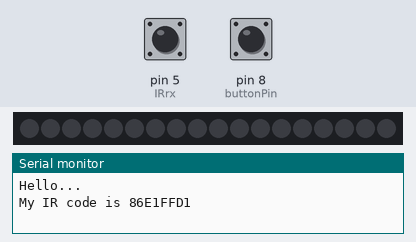
A sketch run on a simulated Arduino Uno, built with avr-gcc and run on an emulated ATmega328P. On the bench: 18 RGB LEDs in strip order, left to right, the last lines printed to the serial monitor. The inputs (shaded band) are chosen by the test bench; at power-on: pin 5 (IRrx) HIGH, pin 8 (buttonPin) LOW. Dim RGB values are drawn brighter than linear.

Above: at 1.3 s.
1.4 s: pin 5 (IRrx) pulsed LOW 2 times (0.12 s each, 0.3 s apart)
At 1.59 s:
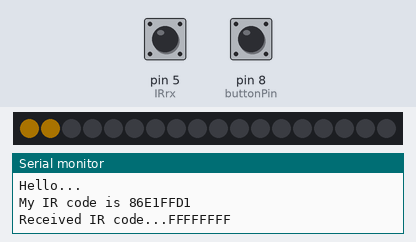
At 2.41 s:
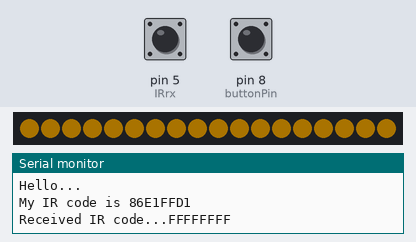
Timing chart, 0 to 4.4 s (numbered marks = the images above; inputs shaded):
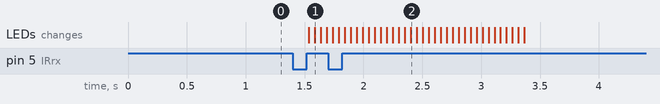

The sketch:

Qbadge-classic-networking.ino
```cpp
//******* Button *********//
const int buttonPin = 8;
int buttonVal = LOW;

//******** Neopixel *********** //
#include <Adafruit_NeoPixel.h>
#include <avr/power.h>

#define NEOPIXEL_PIN 4
#define NUM_LEDS 18
Adafruit_NeoPixel strip = Adafruit_NeoPixel(NUM_LEDS, NEOPIXEL_PIN, NEO_GRB + NEO_KHZ800);
int delayVal = 50;

uint32_t blue          = strip.Color(0, 0, 255);
uint32_t hot_pink      = strip.Color(48, 0, 24);
uint32_t magenta       = strip.Color(24, 0, 24);
uint32_t purple        = strip.Color(17, 0, 44);
uint32_t yellowOrange  = strip.Color(44, 30, 0);
uint32_t turquoise     = strip.Color(0, 50, 24);
uint32_t green         = strip.Color(0, 24, 0);

//******** IR Receive **********//
#include <IRremote.h>

// We need to use the 'raw' pin reading methods because timing is very important here
// and the digitalRead() procedure is slower!
#define IRrx_PIN_VECTOR PIND
#define IRrx 5

#define MAXPULSE    5000  // the maximum pulse we'll listen for - 5 milliseconds
#define NUMPULSES    50  // max IR pulse pairs to sample
#define RESOLUTION     2  // // time between IR measurements

// store up to 50 pulse pairs (this is -a lot-)
uint16_t pulses[NUMPULSES][2]; // pair is high and low pulse
uint16_t currentpulse = 0; // index for pulses we're storing
uint32_t irCode = 0;

//********* IR Send *********//
const uint32_t IR_REMOTE_POWER     = 0x8322A15E;
const uint32_t IR_REMOTE_SELECT    = 0x8322A659;
const uint32_t IR_REMOTE_MUTE      = 0x8322AE51;
const uint32_t IR_REMOTE_V_UP      = 0x8322A25D;
const uint32_t IR_REMOTE_V_DOWN    = 0x8322A35C;
const uint32_t IR_REMOTE_MODE      = 0x8322B24D;
const uint32_t IR_REMOTE_REWIND    = 0x8322A55A;
const uint32_t IR_REMOTE_PLAY      = 0x8322B04F;
const uint32_t IR_REMOTE_FORWARD   = 0x8322A45B;

IRsend irsend;
uint32_t sending = 0;
uint32_t header = 0x86000000; // 7 bits

uint8_t badge_id_me = 0xb8; // 7 bits
uint8_t badge_id_you = 0xFF; // 0xFF no id received over IR

void setup() {
  // put your setup code here, to run once:
  // Button setup
  pinMode(buttonPin, INPUT);
  enablePinInterupt(buttonPin);

  // Neopixel setup
  strip.begin();
  strip.show(); // Initialize all pixels to 'off'

  // Bluetooth setup
  Serial.begin(9600);
  Serial.println("Hello...");
  delay(100);

  // IR setup
  sending = (header | (((uint32_t)badge_id_me)<<18));

  // Calculating your IR code based on your answers
  sending = sending | myAnswers();
  Serial.print("My IR code is ");
  Serial.println(sending, HEX);
}

void loop() {

  // put your main code here, to run repeatedly
  uint16_t numpulse=listenForIR(); // Wait for an IR Code

  // Process the pulses to get a single number representing code
  for (int i = 0; i < 34; i++) {
    irCode=irCode<<1;
    if((pulses[i][0] * RESOLUTION)>0&&(pulses[i][0] * RESOLUTION)<500) {
      irCode|=0;
    } else {
      irCode|=1;
    }
  }

  Serial.print("Received IR code...");
  Serial.println(irCode, HEX);

  //Check received IR code for comm header
  uint32_t irCopy = irCode;
  uint32_t received_header = irCopy>>25;
  received_header = received_header << 1;

  if (irCode == IR_REMOTE_PLAY) {
    chasePersist(strip.numPixels(), turquoise);
    chase(purple);
  }
  else if (irCode == IR_REMOTE_SELECT) {
    chasePersist(strip.numPixels(), magenta);
    chase(purple);
  } else if (received_header == 0x86) {
    badge_id_you = (irCopy>>18)&0x7F;

    //Compare received code with your code
    Serial.println("Received IR comm signal, comparing.. ");
    uint32_t pixels_to_light = compareAnswers(sending, irCode);
    //Light up NeoPixels based on the number of matching questions
    comparisonLights(pixels_to_light, green);
    delay(30000);
    chase(blue);
  } else if (irCode != 0) {
    chasePersist(strip.numPixels(), yellowOrange);
    chase(purple);
  }
  memset(pulses, 0, sizeof(pulses));
}

void button_press() {
  irsend.sendNEC(sending, 32);
}

static void chasePersist(int numPixels, uint32_t c) {
 for(int i=0;i<numPixels;i++) {
    // pixels.Color takes RGB values, from 0,0,0 up to 255,255,255
    strip.setPixelColor(i, c); // Moderately bright green color.
    strip.show(); // This sends the updated pixel color to the hardware.
    delay(delayVal); // Delay for a period of time (in milliseconds).
  }
}

static void chase(uint32_t c) {
  for(uint16_t i=0; i<strip.numPixels()+4; i++) {
      strip.setPixelColor(i  , c); // Draw new pixel
      strip.setPixelColor(i-1, 0); // Erase pixel a few steps back
      strip.show();
      delay(delayVal);
  }
}

void enablePinInterupt(byte pin)
{
    *digitalPinToPCMSK(pin) |= bit (digitalPinToPCMSKbit(pin));  // enable pin
    PCIFR  |= bit (digitalPinToPCICRbit(pin)); // clear any outstanding interrupt
    PCICR  |= bit (digitalPinToPCICRbit(pin)); // enable interrupt for the group
}

ISR (PCINT0_vect) // handle pin change interrupt for D8 to D13 here
{
  if(digitalRead(buttonPin)) {  button_press(); }
}
```

IRFunctions.ino
```cpp
uint16_t listenForIR() {  // IR receive code
  currentpulse = 0;
  while (1) {
   unsigned int highpulse, lowpulse;  // temporary storage timing
   highpulse = lowpulse = 0; // start out with no pulse length

   while (IRrx_PIN_VECTOR & _BV(IRrx)) { // got a high pulse
      highpulse++;
      delayMicroseconds(RESOLUTION);
      if (((highpulse >= MAXPULSE) && (currentpulse != 0))|| currentpulse == NUMPULSES) {
        return currentpulse;
      }
   }
   pulses[currentpulse][0] = highpulse;

   while (! (IRrx_PIN_VECTOR & _BV(IRrx))) { // got a low pulse
      lowpulse++;
      delayMicroseconds(RESOLUTION);
      if (((lowpulse >= MAXPULSE) && (currentpulse != 0))|| currentpulse == NUMPULSES) {
        return currentpulse;
      }
   }
   pulses[currentpulse][1] = lowpulse;
   currentpulse++;
  }
}


/**
 * Compares two 18-bit survey responses.
 */
uint32_t compareAnswers(uint32_t my_IR_code, uint32_t their_IR_code) {
  uint32_t mask = 0x3FFFF;
  uint32_t my_answers = my_IR_code & mask;
  Serial.print("My answers ");
  Serial.println(my_answers, BIN);
  uint32_t their_answers = their_IR_code & mask;
  Serial.print("Their answers ");
  Serial.println(their_answers, BIN);
  uint32_t result = (~(my_answers ^ their_answers));
  return result;
}

/**
 * Turns on the LEDs according to the answers.
 * If they answered the same, the pixels will light up to be the passed-in color.
 * Otherwise, the pixels will be hot_pink.
 */
static void comparisonLights(uint32_t pixels_to_light, uint32_t c) {
 uint32_t temp = pixels_to_light;
 for(int i=0;i<18;i++) {
      if ((temp & 0x0001) == 0x0001) {
        strip.setPixelColor(i, c);
      } else {
        strip.setPixelColor(i, hot_pink);
      }
      temp = temp>>1;
  }
  strip.show(); // This sends the updated pixel color to the hardware.
}
```

Survey.ino
```cpp
// uint8_t badge_id_me = 0xb8; // 7 bitsBadge
// Serial.println("AT+DEVNAME=Molly Nicholas");
uint32_t myAnswers() {
    uint32_t myIRCode = 0;
    uint32_t Answer = 0;
    // 1 for 'Yes' and a 0 for a 'No'

    // Have you been to Texas before?
    Answer = 0;
    myIRCode = myIRCode + (Answer<<17);

    // Have you participated in a hackathon before?
    Answer = 1;
    myIRCode = myIRCode + (Answer<<16);

    // Have you ever won an award?
    Answer = 1;
    myIRCode = myIRCode + (Answer<<15);

    // Have you played with an Arduino or a microcontroller before this conference?
    Answer = 1;
    myIRCode = myIRCode + (Answer<<14);

    // Do you play any musical instruments?
    Answer = 1;
    myIRCode = myIRCode + (Answer<<13);

    // Is this your first time at GHC?
    Answer = 1;
    myIRCode = myIRCode + (Answer<<12);

    // Are you a member of any professional organizations?
    Answer = 1;
    myIRCode = myIRCode + (Answer<<11);

    // Did you get more than 7 hours of sleep last night
    Answer = 1;
    myIRCode = myIRCode + (Answer<<10);

    // Are you the first person in your family to attend college?
    Answer = 1;
    myIRCode = myIRCode + (Answer<<9);

    // Do you work with or study software engineering?
    Answer = 1;
    myIRCode = myIRCode + (Answer<<8);

    // Do you work with or study hardware engineering?
    Answer = 1;
    myIRCode = myIRCode + (Answer<<7);

    // Have you ever used a 3D printer?
    Answer = 1;
    myIRCode = myIRCode + (Answer<<6);

    // Did you ever switch majors?
    Answer = 0;
    myIRCode = myIRCode + (Answer<<5);

    // Have you ever been published?
    Answer = 1;
    myIRCode = myIRCode + (Answer<<4);

    // Does your mobile phone use a Qualcomm chip?
    Answer = 0;
    myIRCode = myIRCode + (Answer<<3);

    // Are you a robot?
    Answer = 0;
    myIRCode = myIRCode + (Answer<<2);

    // Do you use a smartwatch?
    Answer = 0;
    myIRCode = myIRCode + (Answer<<1);

    // Do you like to travel?
    Answer = 1;
    myIRCode = myIRCode + (Answer<<0);

    return myIRCode;
}
```

Measured:
- after the input at 1.4 s, the LEDs: first change after 0.14 s (image 1 shows a later state)
